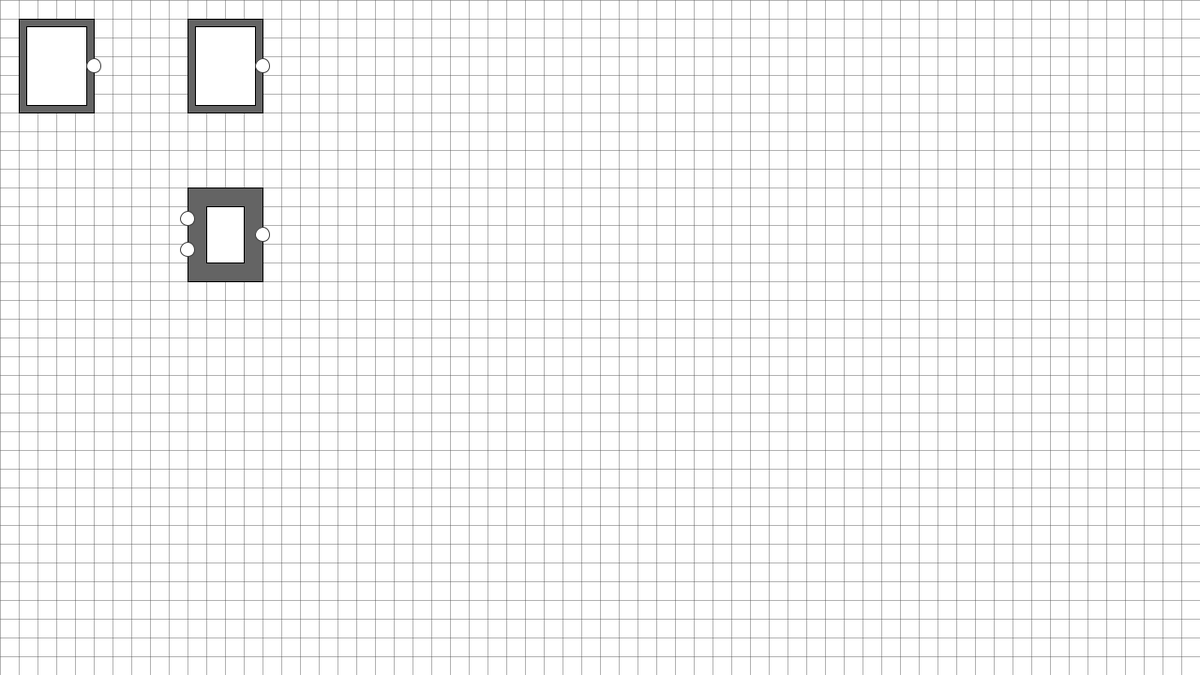
Frame 1 (no input)
Frame 60 (the mouse pressed at the canvas centre just before this capture): identical to frame 1, image omitted
Frame 120 (the mouse held since frame 60 and released just before this capture): identical to frame 1, image omitted

The Processing sketch that drew this single still picture (run headless with seeded random() and noise(); from frame 60 on, the mouse is pressed at the canvas centre):

// Processing sketch: sketch_181027a
// ── sketch_181027a.pde
WorkBench bench;

void setup() {
  size(1280, 720);
  bench = new WorkBench(0, 0);
  bench.displayGrid();
  bench.addPart(new Constant(new PVector(20, 20), 80, 100));
  bench.addPart(new Constant(new PVector(200, 20), 80, 100));
  bench.addPart(new AND(new PVector(200, 200), 80, 100));



  frameRate(30);
}

void draw() {
  background(255);
  bench.displayGrid();
  bench.renderAll();
}

void mouseDragged() {
  if (!bench.selectionActive) {
    bench.moveGrid(pmouseX - mouseX, pmouseY - mouseY);
  } else {
    bench.onDrag(mouseX - pmouseX, mouseY - pmouseY);
  }
  bench.dragging = true;
}

void mousePressed() {
  bench.onClick(mouseX, mouseY);
}

void mouseReleased() {
  bench.onRelease();
}

// ── Chip.pde
public abstract class Chip {
  PVector position;
  PVector origPosition;
  PImage sprite;
  String name;

  float Width;
  float Height;

  int inputs;
  int outputs;

  float IOSize = 15;

  IOPort input[];
  IOPort output[];

  abstract void render(PVector origin);
  abstract boolean isPointIn(float x, float y);
  abstract void onClick(float x, float y);
  abstract void calculateOutput();

  protected void createIOPorts() {
    input = new IOPort[inputs];
    output = new IOPort[outputs];

    int inpSpacing = int(Height / (inputs + 1));
    int idx = 0;
    for (int y = int(position.y) + inpSpacing; y < position.y + Height-1; y += inpSpacing) {
      input[idx] = new IOPort(position, 0, inpSpacing*(idx+1), idx);
      input[idx].in = true;
      idx++;
    }

    int outSpacing = int(Height / (outputs + 1));
    idx = 0;
    for (int y = int(position.y) + outSpacing; y < position.y + Height-1; y += outSpacing) {
      output[idx] = new IOPort(position, Width, outSpacing*(idx+1), idx);
      output[idx].in = false;
      idx++;
    }
  }

  protected void renderIOPorts() {
    for (IOPort inPort : input) {
      inPort.render();
    }

    for (IOPort outPort : output) {
      outPort.render();
    }
  }

  protected void offsetPosition(PVector origin) {
    position.set(PVector.sub(origPosition, origin));
  }

  IOPort IOPortClick(float x, float y) {
    for (IOPort port : input) {
      if ((x <= port.position.x + port.radius/2 && x > port.position.x - port.radius/2) && (y <= port.position.y + port.radius/2 && y > port.position.y - port.radius/2)) {
        return port;
      }
    }
    for (IOPort port : output) {
      if ((x <= port.position.x + port.radius/2 && x > port.position.x - port.radius/2) && (y <= port.position.y + port.radius/2 && y > port.position.y - port.radius/2)) {
        return port;
      }
    }
    return null;
  }
}

// ── IOPort.pde
class IOPort {
  PVector position;
  PVector origPosition;
  float xoff, yoff;
  boolean state;
  boolean in;
  float radius;
  color col;
  int idx;

  IOPort(PVector initPosition, float xOffset, float yOffset, int initIdx) {
    origPosition = initPosition;
    xoff = xOffset;
    yoff = yOffset;
    idx = initIdx;
    
    radius = 15;
    col = color(255);
  }

  void render() {
    position = origPosition.copy().add(xoff, yoff);

    fill(col);
    stroke(60);
    ellipse(position.x, position.y, radius, radius);
  }
}

// ── LogicGates.pde
class Constant extends Chip {
  float thick;
  Constant(PVector initPosition, float initWidth, float initHeight) {
    origPosition = initPosition;
    position = origPosition.copy();
    Width = initWidth;
    Height = initHeight;
    thick = Width / 10;

    inputs = 0;
    outputs = 1;

    createIOPorts();
    output[0].state = false;
  }

  void render(PVector origin) {
    fill(100);
    stroke(0);
    rect(position.x, position.y, Width, Height);
    if (output[0].state) {
      fill(#FFF062);
    } else {
      fill(255);
    }
    rect(position.x + thick, position.y + thick, Width - thick*2, Height - thick*2);

    renderIOPorts();
  }

  void state(boolean out) {
    output[0].state = out;
  }

  boolean isPointIn(float x, float y) {
    if ((x <= position.x + Width + IOSize/2 && x > position.x - IOSize/2) && (y <= position.y + Width + IOSize/2 && y > position.y - IOSize/2)) {
      return true;
    }
    return false;
  }

  void onClick(float x, float y) {
    if (IOPortClick(x, y) == null) {
      state(!output[0].state);
    } else {
    }
  }
  
  void calculateOutput(){
    //nothing cuz it's constant ya know 
  }
}

class AND extends Chip {
  AND(PVector initPosition, float initWidth, float initHeight) {
    origPosition = initPosition;
    position = origPosition.copy();
    Width = initWidth;
    Height = initHeight;
    
    inputs = 2;
    outputs = 1;
    
    createIOPorts();
    output[0].state = false;
  }

  void render(PVector origin) {
    float thick = 20;
    fill(100);
    stroke(0);
    rect(position.x, position.y, Width, Height);
    if (output[0].state) {
      fill(#FFF062);
    } else {
      fill(255);
    }
    rect(position.x + thick, position.y + thick, Width - thick*2, Height - thick*2);

    renderIOPorts();
  }

  void calculateOutput() {
    output[0].state = input[0].state && input[1].state;
  }

  boolean isPointIn(float x, float y) {
    if ((x <= position.x + Width + IOSize/2 && x > position.x - IOSize/2) && (y <= position.y + Width + IOSize/2 && y > position.y - IOSize/2)) {
      return true;
    }
    return false;
  }
  
  void onClick(float x, float y) {
    //pass
  }
}

// ── Wire.pde
class Wire {
  IOPort output;
  IOPort input;
  Chip inpChip;
  Chip outChip;

  int thickness = 8;
  boolean finished;
  boolean active;
  Wire(IOPort inputs, boolean fromStart, Chip startChip) {
    if (fromStart) { //drawing from output to input of a chip
      input = inputs;
      inpChip = startChip;
    } else {
      output = inputs;
      outChip = startChip;
    }
    finished = false;
    active = false;
  }

  boolean finish(IOPort outputs, boolean ending) {
    if (ending) {
      if (input == null) {
        return false;
      }
      output = outputs;
    } else {
      if (output == null) {
        return false;
      }
      input = outputs;
    }
    finished = true;
    return true;
  }

  void render() {
    if (input != null) {
      active = input.state;
    }
    if (active) {
      stroke(255, 255, 0);
    } else {
      stroke(60);
    }
    strokeWeight(thickness);
    if (!finished) {
      if (input != null) {
        line(input.position.x, input.position.y, mouseX, mouseY);
      } else {
        line(output.position.x, output.position.y, mouseX, mouseY);
      }
    } else {
      line(input.position.x, input.position.y, output.position.x, output.position.y);
    }
    strokeWeight(1);
  }

  void transmit() {
    if (finished) {
      output.state = input.state;
    }
  }
}

// ── WorkBench.pde
class WorkBench {
  PVector origin;
  float gridSpacing = 20;
  ArrayList<Chip> parts;
  ArrayList<Wire> wires;

  boolean selectionActive;
  Chip selectedChip;
  boolean dragging;
  boolean wiring;

  WorkBench(float initX, float initY) {
    origin = new PVector(initX, initY);
    parts = new ArrayList<Chip>();
    wires = new ArrayList<Wire>();
  }

  void addPart(Chip chip) {
    parts.add(chip);
  }

  void removePart(Chip remChip) {
    for (int i = 0; i < parts.size(); i++) {
      if (parts.get(i) == remChip) {
        parts.remove(i);
        break;
      }
    }
  }

  void renderAll() {
    for (Chip chip : parts) {
      chip.offsetPosition(origin);
      chip.render(origin);
      chip.calculateOutput();
    }
    displayWires();
  }

  void displayGrid() {
    stroke(60, 100);
    for (int x = 0 - int(origin.x % gridSpacing); x < width; x += gridSpacing) {
      line(x, 0, x, height);
    }

    for (int y = 0 - int(origin.y % gridSpacing); y < height; y += gridSpacing) {
      line(0, y, width, y);
    }
  }

  void displayWires() {
    for (Wire wire : wires) {
      wire.render();
      wire.transmit();
    }
  }

  void moveGrid(float dx, float dy) {
    origin.x += dx;
    origin.y += dy;
  }

  void onClick(float x, float y) {
    for (Chip chip : parts) {
      IOPort clicked = chip.IOPortClick(x, y);

      if (clicked != null && mouseButton == LEFT) {
        if (!wiring) {
          if (clicked.in) {
            wires.add(new Wire(chip.input[clicked.idx], false, chip));
          } else {
            wires.add(new Wire(chip.output[clicked.idx], true, chip));
          }
          wiring = true;
        } else {
          if (clicked.in) {
            wires.get(wires.size()-1).finish(chip.input[clicked.idx], true);
          } else {
            wires.get(wires.size()-1).finish(chip.output[clicked.idx], false);
          }
          wiring = false;
        }
      } else if (chip.isPointIn(x, y)) {
        selectedChip = chip;
        selectionActive = true;
        break;
      }
    }
    if (wiring && mouseButton == RIGHT) {
      wires.remove(wires.size()-1);
      wiring = false;
    }
  }

  void onDrag(float x, float y) {
    selectedChip.origPosition.add(x, y);
  }

  void onRelease() {
    if (!dragging && selectionActive) {
      selectedChip.onClick(mouseX, mouseY);
    }

    selectionActive = false;
    selectedChip = null;
    dragging = false;
  }
}
